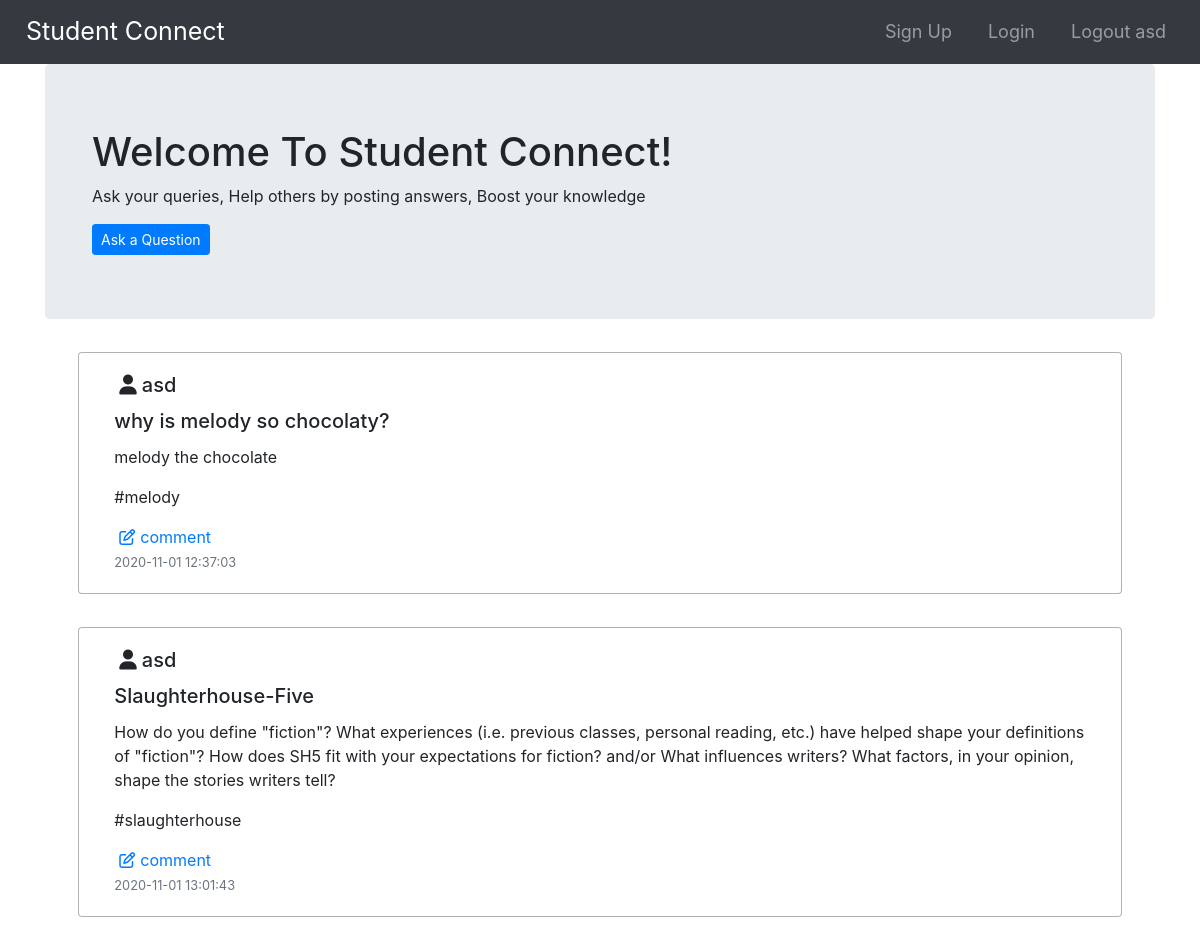
The app's page /student.php (signed in) with its own data.
### tables this page shows
CREATE TABLE `questions` (
  `id` int(8) NOT NULL,
  `title` varchar(100) NOT NULL,
  `description` text NOT NULL,
  `tags` varchar(50) NOT NULL,
  `username` varchar(50) NOT NULL,
  `created` datetime NOT NULL DEFAULT current_timestamp()
);

### student.php (the view, shortened to what this page needs)
<?php
include_once('connection.php');
$con = mysqli_connect("localhost","root","","questions")or die(mysqli_error($con));
$query="select * from questions";
$result=mysqli_query($con,$query);
?>
<!DOCTYPE html>
<html>
	<head>
		<link rel="stylesheet" type="text/css" href="https://stackpath.bootstrapcdn.com/bootstrap/4.5.0/css/bootstrap.min.css">
		<link rel="stylesheet" type="text/css" href="stylesheet.css">
	</head>
	<body>
		<nav class="navbar navbar-expand-lg navbar-dark bg-dark">
			<a class="navbar-brand" href="/">Student Connect</a>
			<div class="collapse navbar-collapse" id="navbarNavAltMarkup">
				<div class="navbar-nav ml-auto">
						<a class="nav-item nav-link" href="signup.html">Sign Up</a>
						<a class="nav-item nav-link" href="login.html">Login</a>
						<a class="nav-item nav-link" href="logout.php">Logout <?php
						echo  $_SESSION["username"]?> </a>
				</div>
			</div>
		</nav>
		<div class="container index-page">
			<header class="jumbotron">
				<div class="container">
					<h1>Welcome To Student Connect!</h1>
					<p>Ask your queries, Help others by posting answers, Boost your knowledge</p>
					<div>
						<a class="btn btn-primary btn-sm" href="ask.html">Ask a Question</a>
					</div>
				</div>
			</header>
			<?php
			while($rows=mysqli_fetch_assoc($result))
			{
			?>
			<div class="card question-body">
				<div class="card-body">
					<h5 class="card-title"><i class="fa fa-user" aria-hidden="true"></i><?php echo $rows['username']; ?>
					<h5 class="card-title"><?php echo $rows['title']; ?></h5>
					<p class="card-text"><?php echo $rows['description']; ?>
					<p class="card-text"><?php echo $rows['tags']; ?>
					<div class="navbar-nav">
					<?php echo '<a href="answer.php?question_id='.$rows['id'].'"><i class="fa fa-pencil-square-o" aria-hidden="true"></i>comment</a>';?>
				</div>
					<p class="card-text"><small class="text-muted"><?php echo $rows['created']; ?></small></p>
					</div>
			</div>
			<?php
			}
			?>
				</div>
	</body>
</html>

### stylesheet.css (style rules this page uses)
body { background-image: url('backgroundimg.jpg'); background-position: center center; background-size: cover; background-attachment: fixed; background-repeat: no-repeat; }
.navbar-brand { font-size: 25px; margin: 0 10px; }
.nav-item { font-size: 18px; margin: 0 10px; }
.fa { size: 22px; margin: 0 5px; }
.question-body { padding: inherit; margin: 3%; border: 1.5px solid rgba(0,0,0,0.3); }

### records on screen
questions: username "asd", title "why is melody so chocolaty?", description "melody the chocolate", tags "#melody", created "2020-11-01 12:37:03"
questions: username "asd", title "Slaughterhouse-Five", description "How do you define \"fiction\"? What experiences (i.e. previous classes, personal reading, etc.) have helped shape your definitions of \"fiction\"? How does SH5 fit with your expectations for fiction? and/or What influences writers? What factors, in your opinion, shape the stories writers tell?", tags "#slaughterhouse", created "2020-11-01 13:01:43"

### other values on screen
$_SESSION["username"] "asd"
